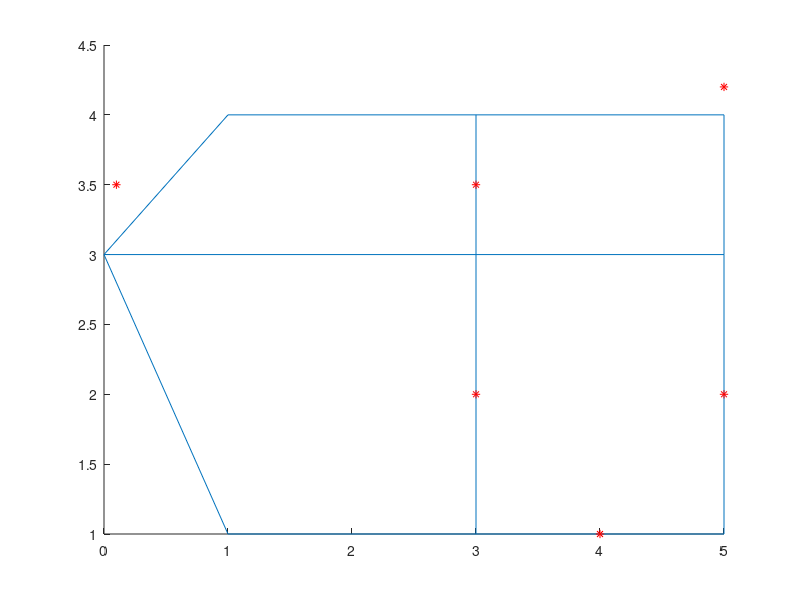

Write the MATLAB code that produced this figure. (Note: this script raises an error after producing the figure.)
%This script is written to test MapMatching algorithm
function testMapMatching()
clear;
clc;
%1.define road network
%1.1 define segment
seg(1,:)=[0,3,1,4];
seg(2,:)=[1,4,3,4];
seg(3,:)=[3,4,3,3];
seg(4,:)=[0,3,3,3];
seg(5,:)=[0,3,1,1];
seg(6,:)=[1,1,3,1];
seg(7,:)=[3,3,3,1];
seg(8,:)=[3,3,5,3];
seg(9,:)=[5,3,5,1];
seg(10,:)=[3,1,5,1];
seg(11,:)=[5,4,5,3];
seg(12,:)=[3,4,5,4];
%define arc
for i=1:size(seg,1)
    %segment=seg(i,:);
    line([seg(i,1),seg(i,3)],[seg(i,2),seg(i,4)]);
    hold on;
end
arc(1,:)=[0,3,1,0,0];
%define trajectory
n=4;
T(1,:)=[0.1,3.5];
T(2,:)=[3,3.5];
T(3,:)=[5,2];
T(4,:)=[5,4.2];
T(5,:)=[4,1];
T(6,:)=[3,2];
plot(T(:,1),T(:,2),'r*');
hold on;
I=MapMatching(seg,arc,T,n)
mapSeg=seg(I,:);
for i=1:length(I) 
    plot([mapSeg(i,1),mapSeg(i,3)],[mapSeg(i,2),mapSeg(i,4)],'g','LineWidth',8);
end
hold off;
end